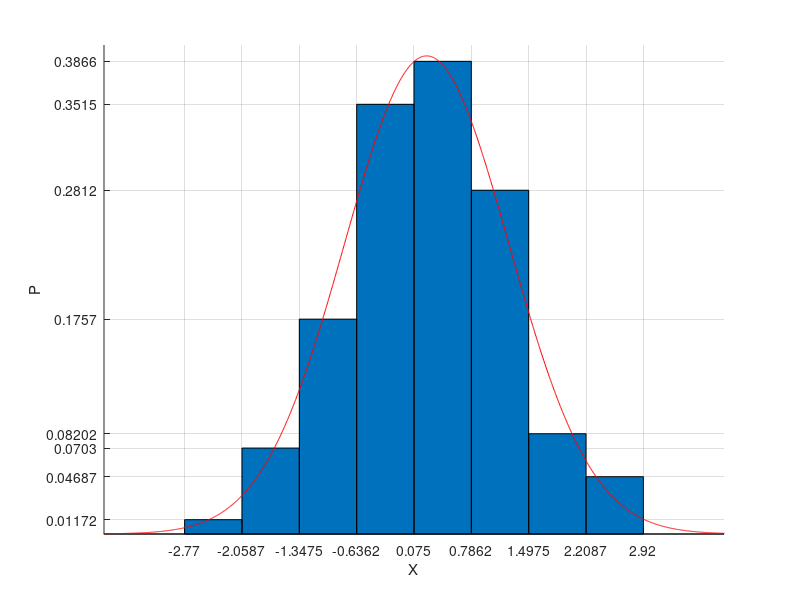
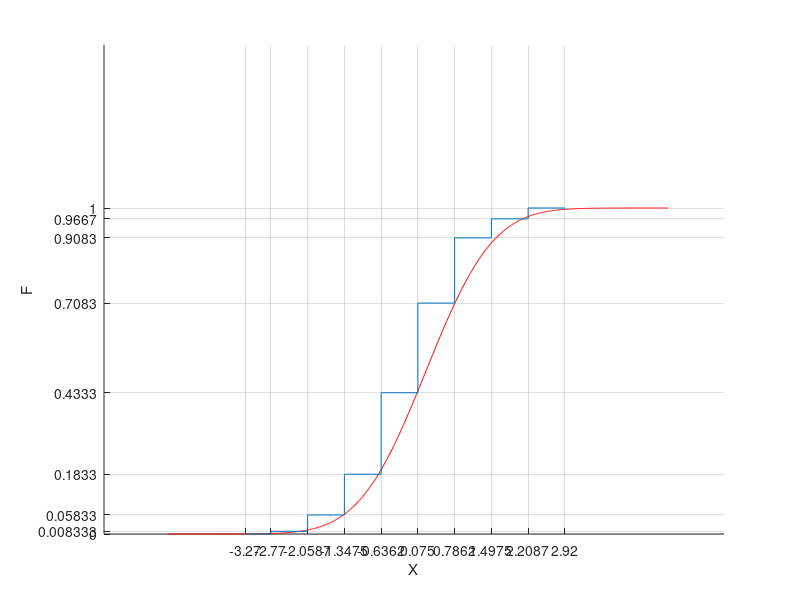

These figures' MATLAB source, in order:
function lab1()
    % import pkg.*
    % pkg load statistics

    function myhist()

        centers = zeros(1, m);
        heights = zeros(1, m);

        for i = 1:m
            heights(i) = counts(i) / (n * delta);
        end

        for i = 1:m
            centers(i) = bins(i + 1) - (delta / 2);
        end

        fprintf("Высоты столбцов гистограммы:\n");
        for i = 1:m
            fprintf("%d-ый столбец : %f\n", i, heights(i));
        end

        set(gca, "xtick", bins);
        set(gca, "ytick", sort(heights));
        
        set(gca, "xlim", [min(bins) - 1, max(bins) + 1]);
        bar(centers, heights, 1);
        
        nodes = (m_min - 5):(S / 250):(m_max + 5);

        X_pdf = normpdf(nodes, mu, sqrt(S));
        plot(nodes, X_pdf, "r");
    end

    function mycdf()

        heights = zeros(1, m + 2);
        bins = [(min(bins) - 0.5) bins];
        counts = [0 counts 0];

        acc = 0;
        m = m + 2;
        for i = 2:m
            acc = acc + counts(i);
            heights(i) = acc / n;
        end

        nodes = (m_min - 2):(S / 100):(m_max + 2);
        X_cdf = normcdf(nodes, mu, sqrt(S));
        plot(nodes, X_cdf, "r");


        for i = 2:m
            fprintf("x = %f : F(x) = %f\n", bins(i), heights(i));
        end

        binsSet = bins;
        heightsSet = heights;
        heightsSet(end) = [];

        set(gca, "xtick", binsSet);
        set(gca, "ylim", [0, 1.5]);
        set(gca, "ytick", heightsSet);

        stairs(bins, heights);
    end
    
    X = [-0.45,-0.33,2.92,-1.25,-1.20,0.05,-0.53,-0.19,1.49,0.67,...
        0.22,1.23,0.50,-0.92,0.90,-1.52,-0.15,-1.24,-0.47,-0.45,...
        0.18,-0.05,1.58,1.74,2.37,-0.24,-1.34,1.05,1.28,1.37,1.18,...
        0.22,0.11,0.28,-0.64,-0.39,-1.77,-1.61,0.47,0.77,-0.27,-1.19,...
        -0.25,1.04,-0.16,0.42,0.29,0.10,1.04,0.43,-0.67,0.41,-0.62,...
        -1.49,1.46,-2.77,2.09,0.88,-0.36,-0.71,-0.62,1.34,-0.78,-0.15,...
        2.69,0.92,1.68,-0.12,0.34,0.74,1.72,1.24,0.23,0.76,0.87,...
        -1.52,0.63,-0.56,0.83,0.31,-0.18,0.99,-1.01,0.58,1.21,-1.51,...
        0.65,0.35,-0.37,-0.50,-0.73,0.63,0.33,1.56,-0.98,0.85,0.56,...
        -1.07,1.47,1.44,1.91,0.24,1.34,0.99,1.27,0.11,0.22,-0.25,0.35,...
        -0.03,-0.56,-0.79,2.41,-0.45,-0.44,0.07,0.64,0.69,0.10,-0.28];
    
   
    X = sort(X);

    % вычисление максимального и минимального значения
    
    m_max = max(X);
    m_min = min(X);
    fprintf("----------------------------------------\n");
    fprintf("1. Максимальное значение выборки: M_max = %f.\n", m_max);
    fprintf("   Минимальное значение выборки:  M_min = %f.\n", m_min);
    fprintf("----------------------------------------\n");

    % Вычисление размаха выборки
    
    r = m_max - m_min;
    h = r / 8;
    fprintf("2. Размах выборки: R = %f.\n", r);
    fprintf("----------------------------------------\n");

    % Вычисление оценок математического ожидания и дисперсии
    
    n = length(X);
    mu = sum(X) / n;
    S = sum((X - mu).^2) / (n - 1);
    fprintf("3. Оценка математического ожидания: m = %f.\n", mu);
    fprintf("   Оценка дисперсии: S^2 = %f.\n", S);
    fprintf("----------------------------------------\n");

    % Группировка значений выборки в m = [log_2 n] + 2 интервала
    
    m = floor(log2(n)) + 2;
    bins = [];
    cur = m_min;
    delta = r / m ;

    for i = 1:(m + 1)
        bins(i) = cur;
        cur = cur + delta;
    end

    eps = 1e-6;
    counts = [];

    for i = 1:(m - 1)
        cur = 0;

        for j = 1:n
            if ((X(j) - eps) > bins(i) || abs(bins(i) - X(j)) < eps) && X(j) < (bins(i + 1) - eps)
                cur = cur + 1;
            end
        end

        counts(i) = cur;
    end

    cur = 0;
    for i = 1:n
        if (bins(m) < X(i) || abs(bins(m) - X(i)) < eps) && (X(i) < bins(m + 1) || abs(bins(m + 1) - X(i)) < eps)
            cur = cur + 1;
        end
    end

    counts(m) = cur;

    fprintf("4. Группировка значений выборки в %d интервалов:\n", m);
    for i = 1:(m)
        fprintf("Интервал №%d [%f : %f) - %d значений из выборки.\n", i, bins(i), bins(i + 1), counts(i));
    end
    fprintf("----------------------------------------\n");

    % Построение гистограммы и функции плотности распределения нормальной СВ.

    fprintf("5. Построение гистограммы и графика функции плотности распределения нормальной СВ.\n");
    figure;
    hold on;
    grid on;
    myhist();
    xlabel('X')
    ylabel('P')
    % print -djpg hist.jpg
    hold off;
    fprintf("----------------------------------------\n");

    % Построение графика эмпирической функции распределения и функции распределения нормальной СВ.
    fprintf("6. Построение графика эмпирической функции распределения и функции распределения нормальной СВ.\n");
    figure;
    hold on;
    grid on;
    mycdf();
    xlabel('X')
    ylabel('F')
    % print -djpg cdf.jpg
    hold off;
end

